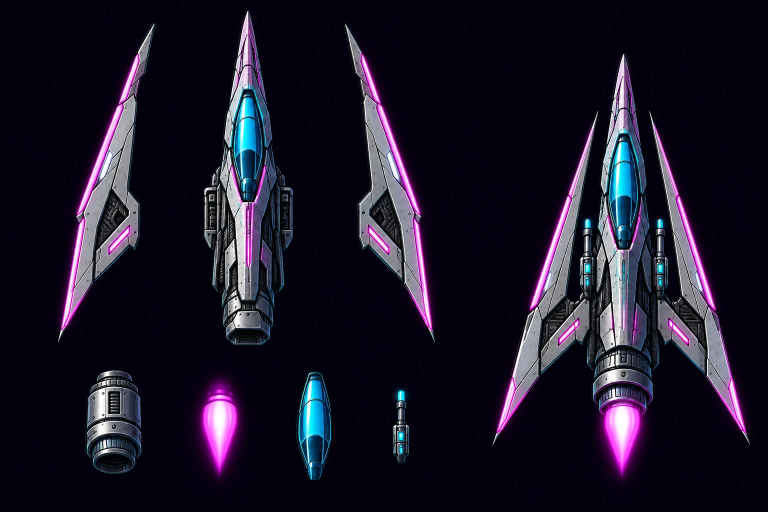
#> input picture art/2.0/ship/phantom-parts-sheet.webp, 1536 x 1024 px, found by its file name (shown at 1/2 size); its folder holds 4 pictures in this run
$ python make-ships.py
#> lines starting #> are read from the running program, lines starting #| are printed output that depends on the picture
# Prepares the 2.0 Phantom and Titan for the game from their ChatGPT parts sheets (art/2.0/ship/*-parts-sheet.webp).
# Each sheet carries the assembled ship in its bottom-right corner, drawn at one scale; that drawing becomes the ship's
# body, with its painted engine flames erased, and the sheet's separate flame part is placed on every nozzle so the
# game can animate it (js/v2/renderer.js). Writes proto2/assets/ship-<name>-body.webp, ship-<name>-flame.webp,
# ships.json (flame positions in body pixels) and ship-card-<name>.webp: the whole ship with its flames for the
# hangar and the sector briefing (the Striker's card is its full drawing, art/2.0/ship/striker.webp). Run from the repo root: python3 proto2/make-ships.py
import json
import numpy as np
from PIL import Image

ART = 'art/2.0/ship'
OUT = 'proto2/assets'
BODY_H = 300  # stored height of the body texture, in pixels (about 2x its on-screen size on a phone)

# per ship: the assembled drawing (sheet box), the flame part (sheet box), the nozzles (x, y of the nozzle's lower
# edge in the assembled drawing) and how far below the nozzles the painted flames are erased (sheet box, relative)
SHIPS = {
    'phantom': {
        'body': (985, 107, 1500, 961), 'flame': (380, 760, 485, 960),
        'nozzles': [(257, 690)], 'erase': [(185, 696, 330, 854)],
        'length': 690,  # nose to nozzle, in drawing pixels
        'flame_w': 95,  # width of one flame at its top, in drawing pixels
    },
    'titan': {
        'body': (880, 340, 1481, 981), 'flame': (440, 845, 535, 960),
        'nozzles': [(197, 562), (266, 562), (357, 562), (426, 562)], 'erase': [(150, 566, 475, 641), (0, 0, 60, 150)],  # flames; a corner of the loose wing part
        'length': 562,
        'flame_w': 56,
    },
}


def cut(im, box):
    """Crop and turn the near-black sheet background into transparency (soft edge, keeps glows)."""
    c = np.asarray(im.crop(box).convert('RGB')).astype(np.float32)
    a = np.clip((c.max(axis=2) - 20) / 45, 0, 1)
    rgba = np.dstack([c, a * 255]).astype(np.uint8)
    return rgba


out = {}
for name, s in SHIPS.items():
    sheet = Image.open(f'{ART}/{name}-parts-sheet.webp')
#> sheet is the input picture: PIL image 1536x1024 RGB; mean R, G, B 26.3, 22.2, 39.1
    body = cut(sheet, s['body'])
#> in cut, `a = np.clip((c.max(axis=2) - 20) / 45, 0, 1)`:
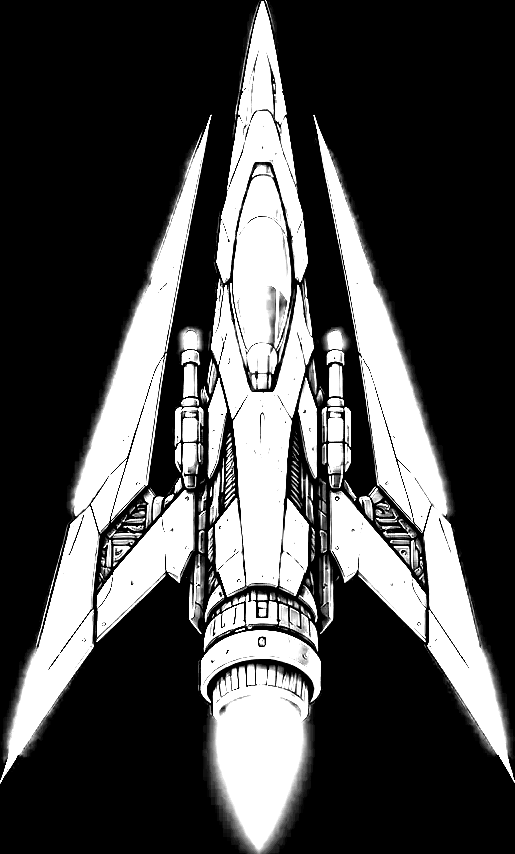
#> a: shape (854, 515) float32; min 0, max 1, mean 0.292
    for x0, y0, x1, y1 in s['erase']:
        body[y0:y1, x0:x1, 3] = 0
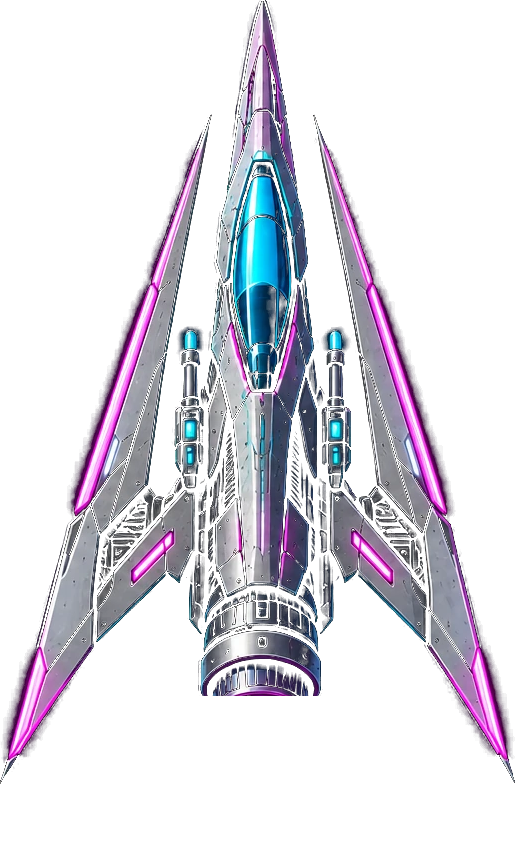
#> body: shape (854, 515, 4); mean R, G, B, A 41.1, 35, 54.5, 67.8; transparent parts drawn white
    flame = cut(sheet, s['flame'])
#> call 2 of cut, with box = (380, 760, 485, 960)
#> in cut (call 2), `a = np.clip((c.max(axis=2) - 20) / 45, 0, 1)`:
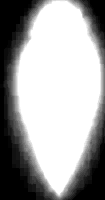
#> a: shape (200, 105) float32; min 0, max 1, mean 0.639
#> in cut (call 2), `rgba = np.dstack([c, a * 255]).astype(np.uint8)`:
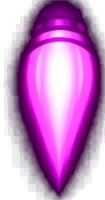
#> rgba: shape (200, 105, 4); mean R, G, B, A 111.8, 42.9, 115.7, 162.8; transparent parts drawn white
    # trim the flame to its visible pixels
    ys, xs = np.where(flame[:, :, 3] > 8)
#> ys = 17395 values from 0 to 199; xs = 17395 values, max 104 at index 2421, min 3 at index 7158, mean 55.57
    flame = flame[ys.min():ys.max() + 1, xs.min():xs.max() + 1]
    k = BODY_H / body.shape[0]
#> k = 0.351
    b = Image.fromarray(body, 'RGBA')
    b = b.resize((round(b.width * k), BODY_H), Image.LANCZOS)
    b.save(f'{OUT}/ship-{name}-body.webp', 'WEBP', quality=90, method=6)
    fk = s['flame_w'] * k / flame.shape[1]
#> fk = 0.327
    f = Image.fromarray(flame, 'RGBA')
    f = f.resize((max(1, round(f.width * fk)), max(1, round(f.height * fk))), Image.LANCZOS)
    f.save(f'{OUT}/ship-{name}-flame.webp', 'WEBP', quality=90, method=6)
    out[name] = {
        'size': [b.width, b.height],
        'nozzles': [[round(x * k, 1), round(y * k, 1)] for x, y in s['nozzles']],
        'length': round(s['length'] * k, 1),
        'flame': [f.width, f.height],
    }
#> pass 2 of the loop `for name, s in SHIPS.items():`:
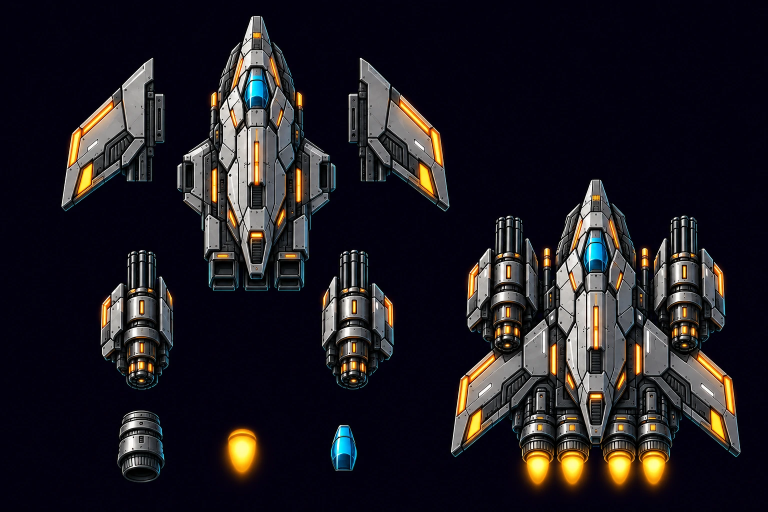
#> input picture art/2.0/ship/titan-parts-sheet.webp, 1536 x 1024 px, found by its file name (shown at 1/2 size)
#> sheet is the input picture: PIL image 1536x1024 RGB; mean R, G, B 31.6, 28.3, 34
#> a: shape (641, 601) float32
#> rgba: shape (641, 601, 4)
#> after the loop `for x0, y0, x1, y1 in s['erase']:`:
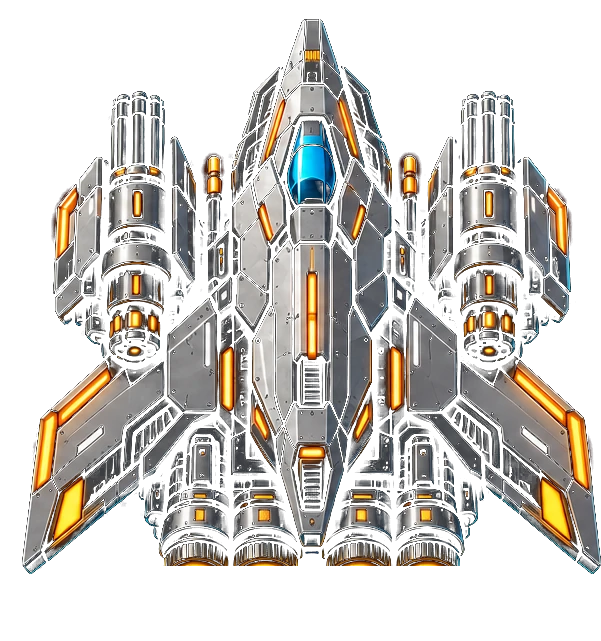
#> body: shape (641, 601, 4); mean R, G, B, A 61.2, 54.9, 50.9, 97.7; transparent parts drawn white
#> a: shape (115, 95) float32
#> rgba: shape (115, 95, 4)
#> ys = 7663 values from 6 to 114; xs = 7663 values, max 87 at index 3426, min 0 at index 2905, mean 43.44
#> flame: shape (109, 88, 4)
json.dump(out, open(f'{OUT}/ships.json', 'w'))

CARD = 240  # height of the hangar pictures, in pixels


def card(im, name):
    im = im.crop(im.getbbox())
    k = CARD / max(im.size)
    im.resize((round(im.width * k), round(im.height * k)), Image.LANCZOS).save(f'{OUT}/ship-card-{name}.webp', 'WEBP', quality=90, method=6)


card(Image.open(f'{ART}/striker.webp').convert('RGBA'), 'striker')
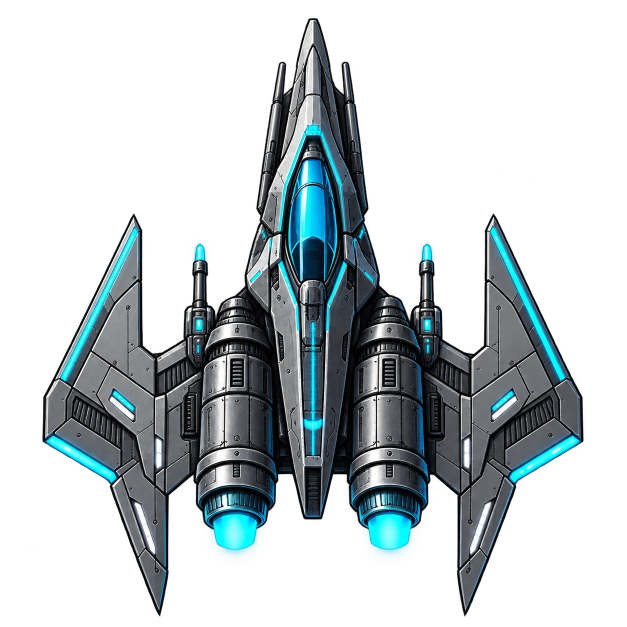
#> input picture art/2.0/ship/striker.webp, 1254 x 1254 px, found by its file name (shown at 1/2 size)
for name, d in out.items():
    b = Image.open(f'{OUT}/ship-{name}-body.webp').convert('RGBA')
#> b: PIL image 181x300 RGBA
    f = Image.open(f'{OUT}/ship-{name}-flame.webp').convert('RGBA')
#> f: PIL image 33x65 RGBA
    c = Image.new('RGBA', (b.width, b.height + f.height), (0, 0, 0, 0))
#> c: PIL image 181x365 RGBA; every value is 0
    for x, y in d['nozzles']:
        c.alpha_composite(f, (round(x - f.width / 2), round(y - 0.12 * f.height)))
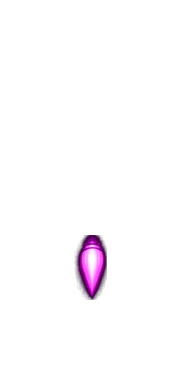
#> c: PIL image 181x365 RGBA; mean R, G, B, A 3.7, 1.5, 3.8, 5.4; transparent parts drawn white
    c.alpha_composite(b, (0, 0))
    card(c, name)
#> call 2 of card, with name = 'phantom'
#> in card (call 2), `im.resize((round(im.width * k), round(im.height * k)), Image.LANCZOS)...`:
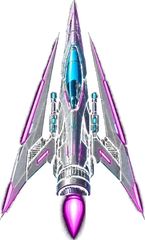
#> saved as ship-card-phantom.webp: PIL image 145x240 RGBA; mean R, G, B, A 45.2, 41.4, 53.5, 73.3; transparent parts drawn white
#> pass 2 of the loop `for name, d in out.items():`:
#> im: PIL image 273x285 RGBA
#> in card (call 3), `im.resize((round(im.width * k), round(im.height * k)), Image.LANCZOS)...`:
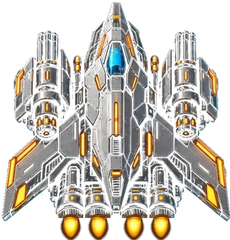
#> saved as ship-card-titan.webp: PIL image 230x240 RGBA; mean R, G, B, A 73.3, 68.8, 60.8, 111.9; transparent parts drawn white
print(json.dumps(out))
#> (printed output is left out)
